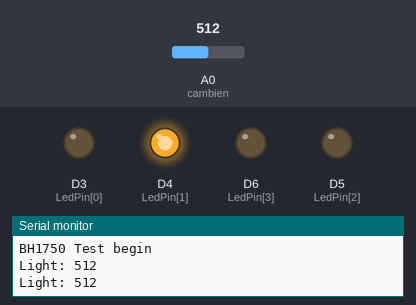
This sketch was run on a simulated ESP8266 (NodeMCU). Parts: output pins drawn as LEDs (lit = HIGH), the last lines printed to the serial monitor. Inputs (shaded band) come from the test bench; at power-on: A0 (cambien) = 512.

Above: at 1.8 s.
1.9 s: A0 (cambien) set to 635
4.2 s: A0 (cambien) set to 666
At 7.1 s:
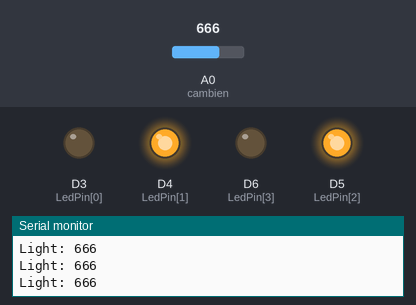
7.5 s: A0 (cambien) set to 832
10.2 s: A0 (cambien) set to 866
At 13.0 s:
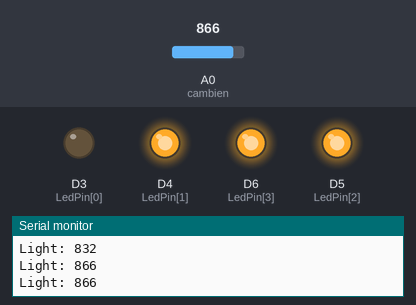
13.5 s: A0 (cambien) set to 417
16.2 s: A0 (cambien) set to 389
At 18.8 s:
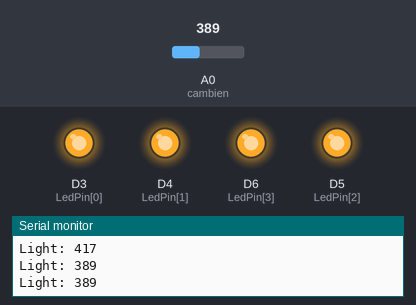
Timing chart, 0 to 20.3 s (numbered marks = the images above; inputs shaded):
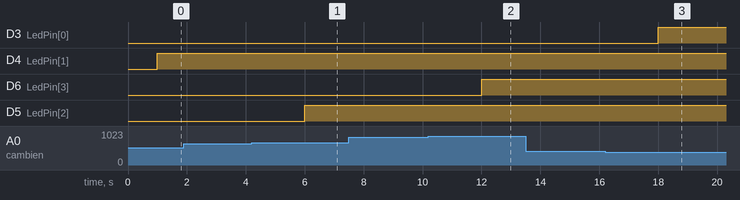

Measured:
- the behaviour switches between 650 and 651 on A0 (cambien) (found by bisection; images 0 and 1)
- the behaviour switches between 850 and 851 on A0 (cambien) (found by bisection; images 1 and 2)
- the behaviour switches between 400 and 399 on A0 (cambien) (found by bisection; images 2 and 3)
- after the input at 4.2 s, D5 (LedPin[2]): LOW → HIGH after 1.8 s
- after the input at 10.2 s, D6 (LedPin[3]): LOW → HIGH after 1.8 s
- after the input at 16.2 s, D3 (LedPin[0]): LOW → HIGH after 1.8 s

The sketch:

esp8266_bh150_analog_wanning.ino
```cpp
int cambien = A0;// khai báo chân digital 4 cho cảm biến
#define MUC0 100
#define MUC1 400
#define MUC2 650
#define MUC3 850
#define MUC4 1024
int LedPin[] = {D3, D4, D5, D6};
void setup (){
  pinMode(cambien,INPUT);//pinMode nhận tín hiệu đầu vào cho cảm biến
  Serial.begin(115200);
  Serial.println(F("BH1750 Test begin"));

  for (int i = 0; i < 4; i++) {
    pinMode(LedPin[i], OUTPUT);
    digitalWrite(LedPin[i], LOW);
  }
}

void loop (){
   int value = analogRead(cambien);
   Serial.print("Light: ");
   Serial.println(value);//xuất giá trị
   delay(1000);

   if (MUC0 >= value){ // value <= 100
      for (int i = 0; i < 4; i++)
         digitalWrite(LedPin[i], LOW);
      delay(1000);
   }
   if (MUC0 < value && value < MUC1)
     digitalWrite(D3, HIGH);
   if (MUC1 < value && value < MUC2)
     digitalWrite(D4, HIGH);
   if (MUC2 < value && value < MUC3)
     digitalWrite(D5, HIGH);
   if (MUC3 < value && value < MUC4)
     digitalWrite(D6, HIGH);
   if (value >= MUC4) {
      for (int i = 0; i < 5; i++)
         digitalWrite(LedPin[i], HIGH);
      delay(1000);
      for (int i = 0; i < 5; i++)
         digitalWrite(LedPin[i], LOW);
      delay(1000);
   }
}
```
